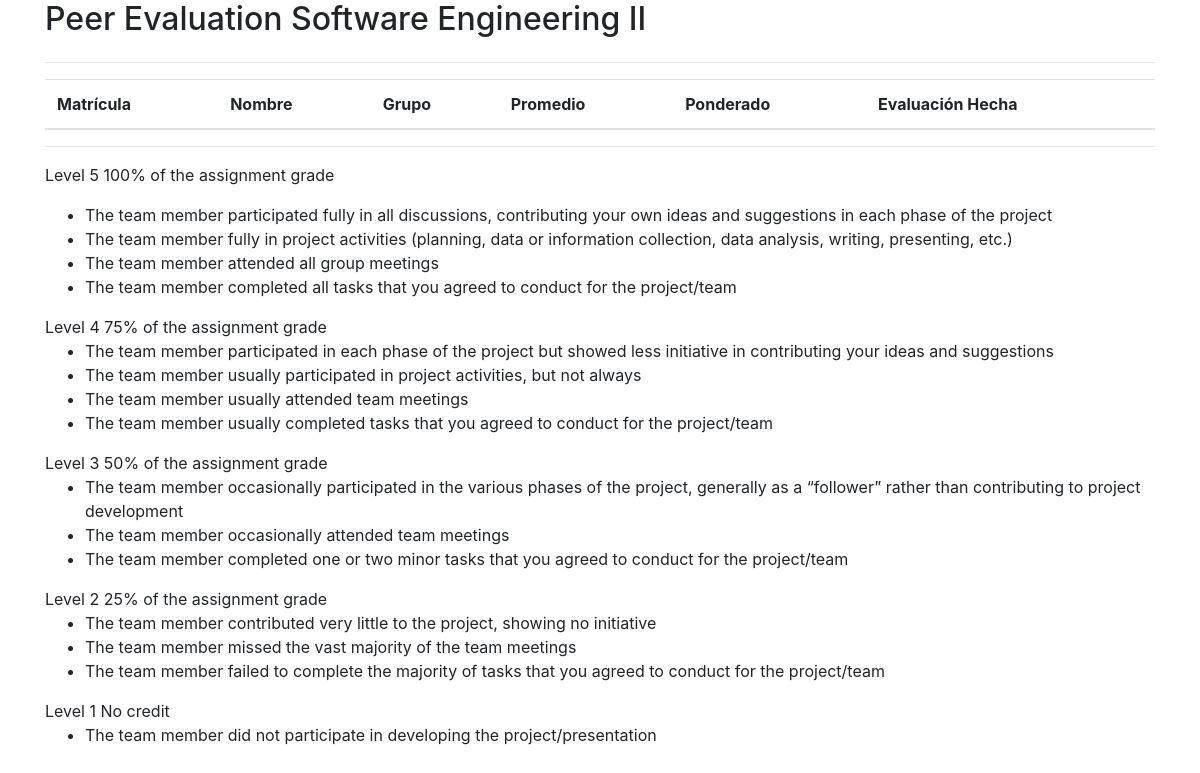
Before: /ver-calificaciones-par-1/ with the older database file.
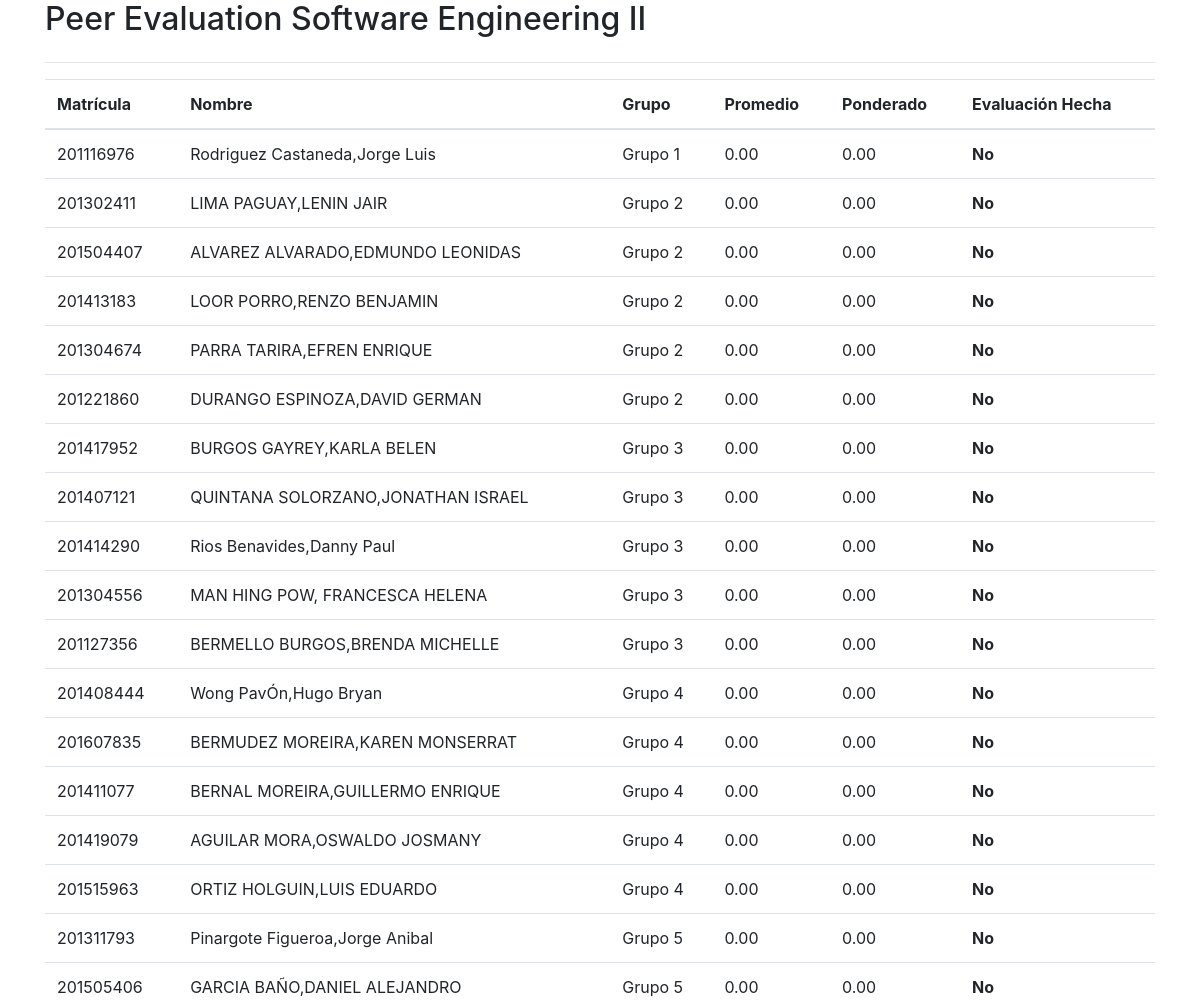
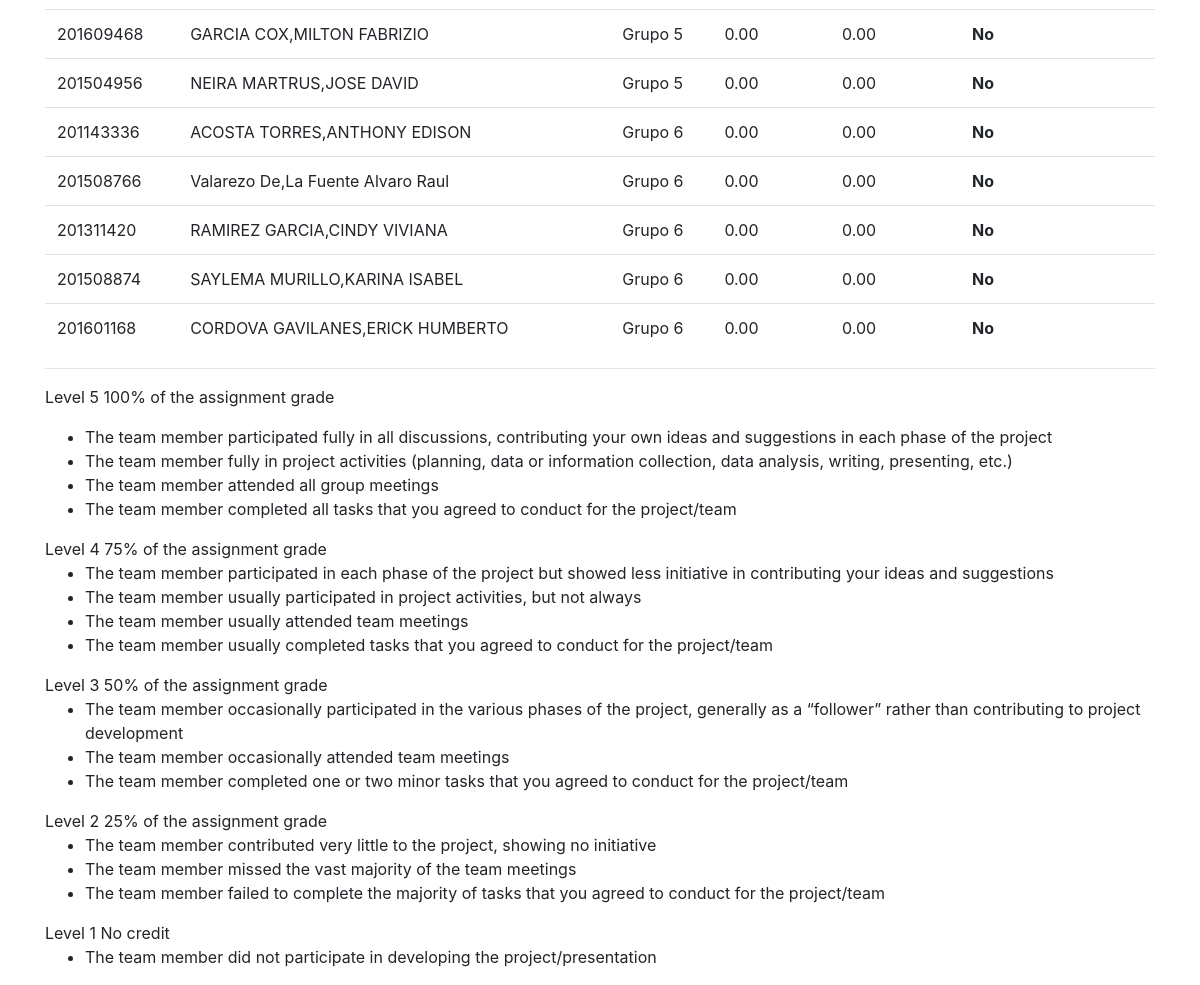
After: the same page with the newer database file (2 pictures, top to bottom).
### evaluation/models.py (models this page shows, shortened)
class Student(models.Model):
    nombre=models.CharField(max_length=200)
    matricula=models.PositiveIntegerField()
    group=models.ForeignKey(Group,on_delete=models.SET_NULL,null=True)
    paralelo=models.IntegerField(default=2)
    done=models.BooleanField(default=False)

class Group(models.Model):
    nombre=models.CharField(max_length=100)
    def __str__(self):
        return self.nombre

### evaluation/views.py (the view)
# urls.py: path('ver-calificaciones-par-1/', views.resumen_calificaciones_1, name='resumen_calificaciones_1'),
def resumen_calificaciones_1(request):
    estudiantes=Student.objects.filter(paralelo=1).order_by('group').values_list('id', 'matricula')
    estudiantess=[]
    calificacion=[]
    promedio=[]
    for x,y in estudiantes:
        e = Student.objects.get(pk=x)
        calificacion_average = Student.objects.filter(pk=x).aggregate(avg=Avg('evaluacion__calificacion'))["avg"]
        if not calificacion_average:
            calificacion_average=0
        estudiantess.append(e)
        calificacion.append(calificacion_average)
        promedio.append(calificacion_average/5)
    return render(request,"estudiantes_list.html",{"resultado":zip(estudiantess,calificacion,promedio)})

### evaluation/templates/estudiantes_list.html (shortened to what this page needs)
<!DOCTYPE html>
<html>
<head>
  <link rel="stylesheet" href="https://stackpath.bootstrapcdn.com/bootstrap/4.5.0/css/bootstrap.min.css"
>
</head>
<body>
  <div class="container">
    <div class="row">
      <div class="col-12">
        <h2>
          Peer Evaluation Software Engineering II
        </h2>
      </div>
    </div>
    <hr>
    <table class="table">
      <thead>
        <tr>
          <th class="c">
            Matrícula
          </th>
          <th>
            Nombre
          </th>
          <th>
            Grupo
          </th>
          <th>
            Promedio
          </th>
          <th>
            Ponderado
          </th>
          <th>
            Evaluación Hecha
          </th>
        </tr>
      </thead>
      <tbody>
        {%for r in resultado%}
        <tr>
          <td>
            {{r.0.matricula}}
          </td>
          <td>
            {{r.0.nombre}}
          </td>
          <td>
            {{r.0.group}}
          </td>
          <td>
            {{r.1|floatformat:2|default_if_none:0.0}}
          </td>
          <td>
            {{r.2|floatformat:2|default_if_none:0.0}}
          </td>
          <td>
            {%if r.0.done %}
            Si
            {%else%}
            <strong>No</strong>
            {%endif%}
          </td>
        </tr>
        {%endfor%}
      </tbody>
    </table>
    <hr>
    <div class="row">
      <div class="col-12">
        <p>
          Level 5 100% of the assignment grade
        <ul>
          <li>The team member participated fully in all discussions, contributing your own ideas and suggestions in each
            phase of the project</li>
          <li>The team member fully in project activities (planning, data or information collection, data analysis,
            writing, presenting, etc.)</li>
          <li>The team member attended all group meetings</li>
          <li>The team member completed all tasks that you agreed to conduct for the project/team</li>
        </ul>
        Level 4 75% of the assignment grade
        <ul>
          <li>The team member participated in each phase of the project but showed less initiative in contributing your
            ideas and suggestions</li>
          <li>The team member usually participated in project activities, but not always</li>
          <li>The team member usually attended team meetings</li>
          <li>The team member usually completed tasks that you agreed to conduct for the project/team</li>
        </ul>
        Level 3 50% of the assignment grade
        <ul>
          <li>The team member occasionally participated in the various phases of the project, generally as a “follower”
            rather than contributing to project development</li>
          <li>The team member occasionally attended team meetings</li>
          <li>The team member completed one or two minor tasks that you agreed to conduct for the project/team</li>
        </ul>
        Level 2 25% of the assignment grade
        <ul>
          <li>The team member contributed very little to the project, showing no initiative</li>
          <li>The team member missed the vast majority of the team meetings</li>
          <li>The team member failed to complete the majority of tasks that you agreed to conduct for the project/team
          </li>
        </ul>
        Level 1 No credit
        <ul>
          <li>The team member did not participate in developing the project/presentation</li>
        </ul>
        </p>
      </div>
    </div>
  </div>
</body>
</html>

Changed rows visible on the page:
added Student: matricula "201116976", nombre "Rodriguez Castaneda,Jorge Luis", group.nombre "Grupo 1", done "0.00", shows "No"
added Student: matricula "201302411", nombre "LIMA PAGUAY,LENIN JAIR", group.nombre "Grupo 2", done "0.00", shows "No"
added Student: matricula "201504407", nombre "ALVAREZ ALVARADO,EDMUNDO LEONIDAS", group.nombre "Grupo 2", done "0.00", shows "No"
added Student: matricula "201413183", nombre "LOOR PORRO,RENZO BENJAMIN", group.nombre "Grupo 2", done "0.00", shows "No"
added Student: matricula "201304674", nombre "PARRA TARIRA,EFREN ENRIQUE", group.nombre "Grupo 2", done "0.00", shows "No"
added Student: matricula "201221860", nombre "DURANGO ESPINOZA,DAVID GERMAN", group.nombre "Grupo 2", done "0.00", shows "No"
added Student: matricula "201417952", nombre "BURGOS GAYREY,KARLA BELEN", group.nombre "Grupo 3", done "0.00", shows "No"
added Student: matricula "201407121", nombre "QUINTANA SOLORZANO,JONATHAN ISRAEL", group.nombre "Grupo 3", done "0.00", shows "No"
added Student: matricula "201414290", nombre "Rios Benavides,Danny Paul", group.nombre "Grupo 3", done "0.00", shows "No"
added Student: matricula "201304556", nombre "MAN HING POW, FRANCESCA HELENA", group.nombre "Grupo 3", done "0.00", shows "No"
added Student: matricula "201127356", nombre "BERMELLO BURGOS,BRENDA MICHELLE", group.nombre "Grupo 3", done "0.00", shows "No"
added Student: matricula "201408444", nombre "Wong PavÓn,Hugo Bryan", group.nombre "Grupo 4", done "0.00", shows "No"
added Student: matricula "201607835", nombre "BERMUDEZ MOREIRA,KAREN MONSERRAT", group.nombre "Grupo 4", done "0.00", shows "No"
added Student: matricula "201411077", nombre "BERNAL MOREIRA,GUILLERMO ENRIQUE", group.nombre "Grupo 4", done "0.00", shows "No"
added Student: matricula "201419079", nombre "AGUILAR MORA,OSWALDO JOSMANY", group.nombre "Grupo 4", done "0.00", shows "No"
added Student: matricula "201515963", nombre "ORTIZ HOLGUIN,LUIS EDUARDO", group.nombre "Grupo 4", done "0.00", shows "No"
added Student: matricula "201311793", nombre "Pinargote Figueroa,Jorge Anibal", group.nombre "Grupo 5", done "0.00", shows "No"
added Student: matricula "201505406", nombre "GARCIA BAÑO,DANIEL ALEJANDRO", group.nombre "Grupo 5", done "0.00", shows "No"
added Student: matricula "201609468", nombre "GARCIA COX,MILTON FABRIZIO", group.nombre "Grupo 5", done "0.00", shows "No"
added Student: matricula "201504956", nombre "NEIRA MARTRUS,JOSE DAVID", group.nombre "Grupo 5", done "0.00", shows "No"
added Student: matricula "201143336", nombre "ACOSTA TORRES,ANTHONY EDISON", group.nombre "Grupo 6", done "0.00", shows "No"
added Student: matricula "201508766", nombre "Valarezo De,La Fuente Alvaro Raul", group.nombre "Grupo 6", done "0.00", shows "No"
added Student: matricula "201311420", nombre "RAMIREZ GARCIA,CINDY VIVIANA", group.nombre "Grupo 6", done "0.00", shows "No"
added Student: matricula "201508874", nombre "SAYLEMA MURILLO,KARINA ISABEL", group.nombre "Grupo 6", done "0.00", shows "No"
added Student: matricula "201601168", nombre "CORDOVA GAVILANES,ERICK HUMBERTO", group.nombre "Grupo 6", done "0.00", shows "No"
